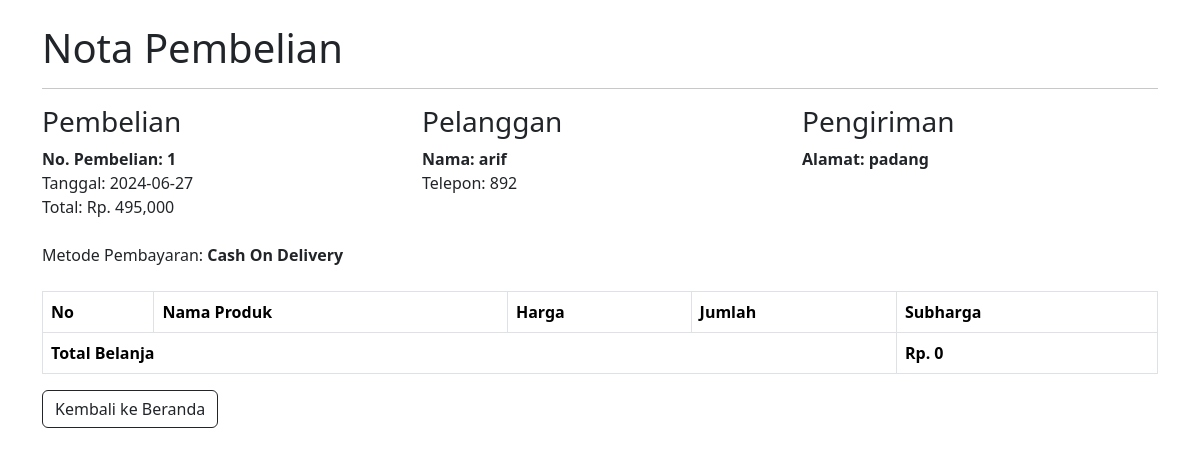
The page /admin/detail.php?id=1 on the database its author committed.
### tables this page shows
CREATE TABLE `pembelian` (
  `id_pembelian` int(11) NOT NULL,
  `username` varchar(11) DEFAULT NULL,
  `tanggal_pembelian` date DEFAULT NULL,
  `total_pembelian` decimal(10,2) DEFAULT NULL,
  `alamat_pengiriman` text DEFAULT NULL,
  `pembayaran` varchar(50) NOT NULL
);

CREATE TABLE `users_umum` (
  `id_user` int(11) NOT NULL,
  `name` varchar(50) NOT NULL,
  `username` varchar(30) NOT NULL,
  `password` varchar(50) NOT NULL,
  `nohp` int(11) NOT NULL
);

### admin/detail.php (the view, shortened to what this page needs)
<?php
$koneksi = new mysqli("localhost", "root", "", "gym");
$id_pembelian = $_GET['id'];
$ambil = $koneksi->query("SELECT * FROM pembelian
JOIN users_umum ON pembelian.username = users_umum.username
WHERE pembelian.id_pembelian = '$id_pembelian'
");
$detail = $ambil->fetch_assoc();
?>
<!DOCTYPE html>
<html>
<head>
    <link rel="stylesheet" href="../css/bootstrap.css">
</head>
<body>
        <div class="container">
            <br><h1>Nota Pembelian</h1>
            <hr>
            <div class="row">
                <div class="col-md-4">
                    <h3>Pembelian</h3>
                    <strong>No. Pembelian: <?php echo $detail['id_pembelian']; ?></strong><br>
                    Tanggal: <?php echo $detail['tanggal_pembelian']; ?><br>
                    Total: Rp. <?php echo number_format($detail['total_pembelian']); ?>
                    <br><br>
                    Metode Pembayaran: <strong><?php echo $detail['pembayaran']; ?></strong><br>
                </div>
                <div class="col-md-4">
                    <h3>Pelanggan</h3>
                    <strong>Nama: <?php echo $detail['username']; ?></strong><br>
                    Telepon: <?php echo $detail['nohp']; ?>
                </div>
                <div class="col-md-4">
                    <h3>Pengiriman</h3>
                    <strong>Alamat: <?php echo $detail['alamat_pengiriman']; ?></strong>
                </div>
            </div><br>
            <table class="table table-bordered">
    <thead>
        <tr>
            <th>No</th>
            <th>Nama Produk</th>
            <th>Harga</th>
            <th>Jumlah</th>
            <th>Subharga</th>
        </tr>
    </thead>
        <?php
        $totalbelanja_acc = 0;
        $totalbelanja_suplement = 0;
        $totalbelanja_outfit = 0;
        $totalbelanja_member = 0;
        ?>
    <tfoot>
        <tr>
            <th colspan="4">Total Belanja</th>
            <th>Rp. <?php echo number_format($totalbelanja_acc + $totalbelanja_suplement + $totalbelanja_outfit + $totalbelanja_member) ?></th>
        </tr>
    </tfoot>
</table>
            <a href="index.php?halaman=pembelian" class="btn btn-outline-dark mt-auto">Kembali ke Beranda</a>
        </div>
</body>
</html>

### rows shown on the page
pembelian: id_pembelian "1", tanggal_pembelian "2024-06-27", total_pembelian "495,000", pembayaran "Cash On Delivery", users_umum.username "arif", users_umum.nohp "892", alamat_pengiriman "padang"
